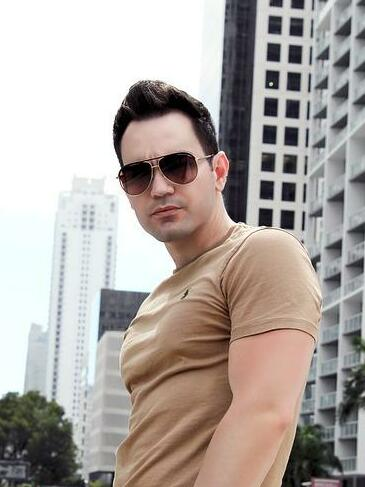
#> input picture segmentation_and_overlay/original image.jpeg, 365 x 487 px, found by its file name
$ jupyter execute --allow-errors Segmentation_Assignment.ipynb   (shell and % lines are left out)
#> lines starting #> are read from the running program, lines starting #| are printed output that depends on the picture
## Downloading cvzone and mediapipe for sementation of human body from normal image and pasting on the selected background image

## Importing the dependencies

[cell 1]
import cvzone
import cv2
import numpy as np
import math
import matplotlib.pyplot as plt
from cvzone.SelfiSegmentationModule import SelfiSegmentation
from google.colab.patches import cv2_imshow
from cvzone import overlayPNG
import imageio
import random

## Changing the Background

[cell 2]
img = cv2.imread("/content/sample_data/original image.jpeg")
#> img is the input picture: shape (487, 365, 3); mean B, G, R 162, 167.2, 175.4
background = cv2.imread("/content/sample_data/background image.jpg")
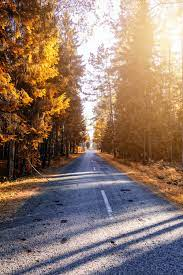
#> input picture segmentation_and_overlay/background image.jpg, 183 x 275 px, found by its file name
#> background is the input picture: shape (275, 183, 3); mean B, G, R 107, 121.5, 145
background = cv2.resize(background, (img.shape[1], img.shape[0]))
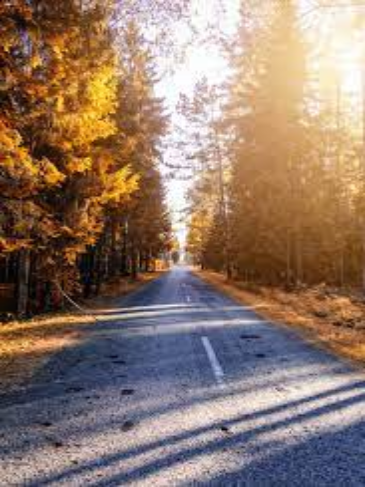
#> background: shape (487, 365, 3); mean B, G, R 106.9, 121.4, 144.8

#> (the rest of this cell did not finish here and is left out)

#> (a cell that did not finish here is left out)

[cell 4]
# defining a function that accepts an image and return the face bbox for adding the hat just above it
def roi_face(img):
    face_cascade = cv2.CascadeClassifier(cv2.data.haarcascades+'haarcascade_frontalface_default.xml')

    gray = cv2.cvtColor(img, cv2.COLOR_BGR2GRAY)

    faces = face_cascade.detectMultiScale(gray, 1.3, 5, flags=cv2.CASCADE_SCALE_IMAGE)

    for (x, y, w, h) in faces:
      return x,y,w,h

[cell 5]
seg_img = cv2.imread("/content/sample_data/segmented_image.png") # reading the segmented image with new background
#> (the rest of this cell did not finish here and is left out)

[cell 6]
def put_hat(hat,face,x,y,w,h):
    face_width = w
    face_height = h

    # center the hat
    x1 = x + 20
    y1 = y - h + 35
    x2 = x + w +15
    y2 = y

    # resizing the hat dimensions
    hat_width = x2 - x1
    hat_height = y2 - y1

    hat = cv2.resize(hat,(hat_width,hat_height))

    for i in range(hat_height):
        for j in range(hat_width):
            for k in range(3):
                if hat[i][j][k]<235:
                    face[y+i-int(0.60*face_height)][x+j][k] = hat[i][j][k]
    return face

[cell 7]
hat = cv2.imread("/content/sample_data/cowboy_hat.png")
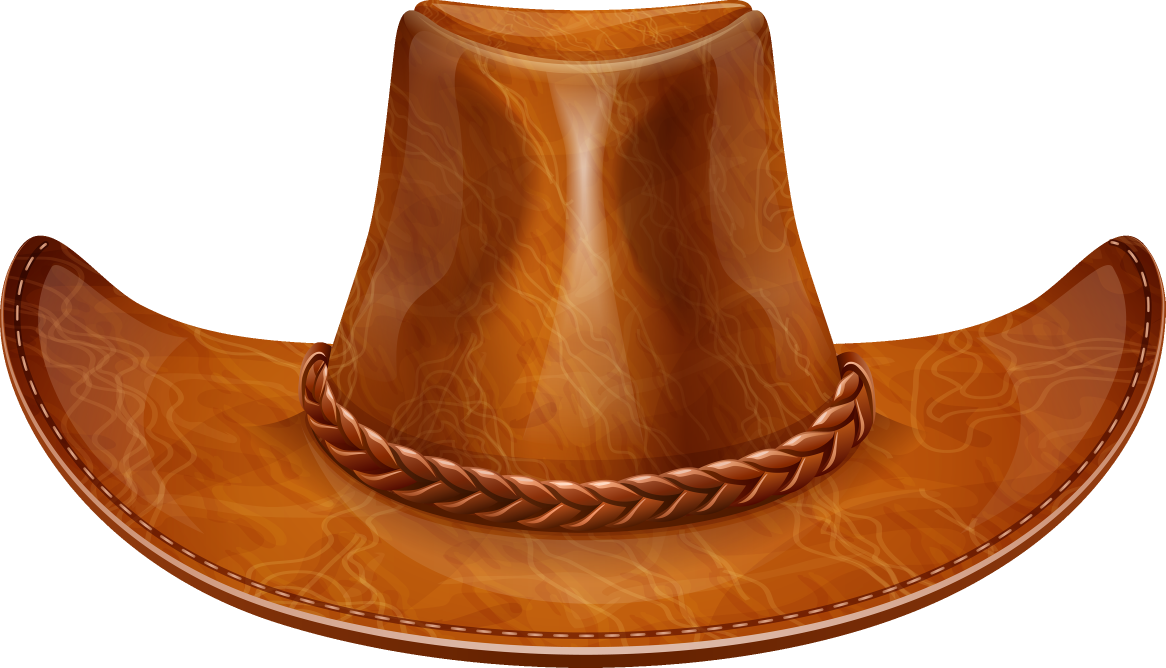
#> input picture segmentation_and_overlay/cowboy_hat.png, 3497 x 2004 px, found by its file name (shown at 1/3 size)
#> hat is the input picture: shape (2004, 3497, 3); mean B, G, R 116.9, 148.4, 198
#> (the rest of this cell did not finish here and is left out)
